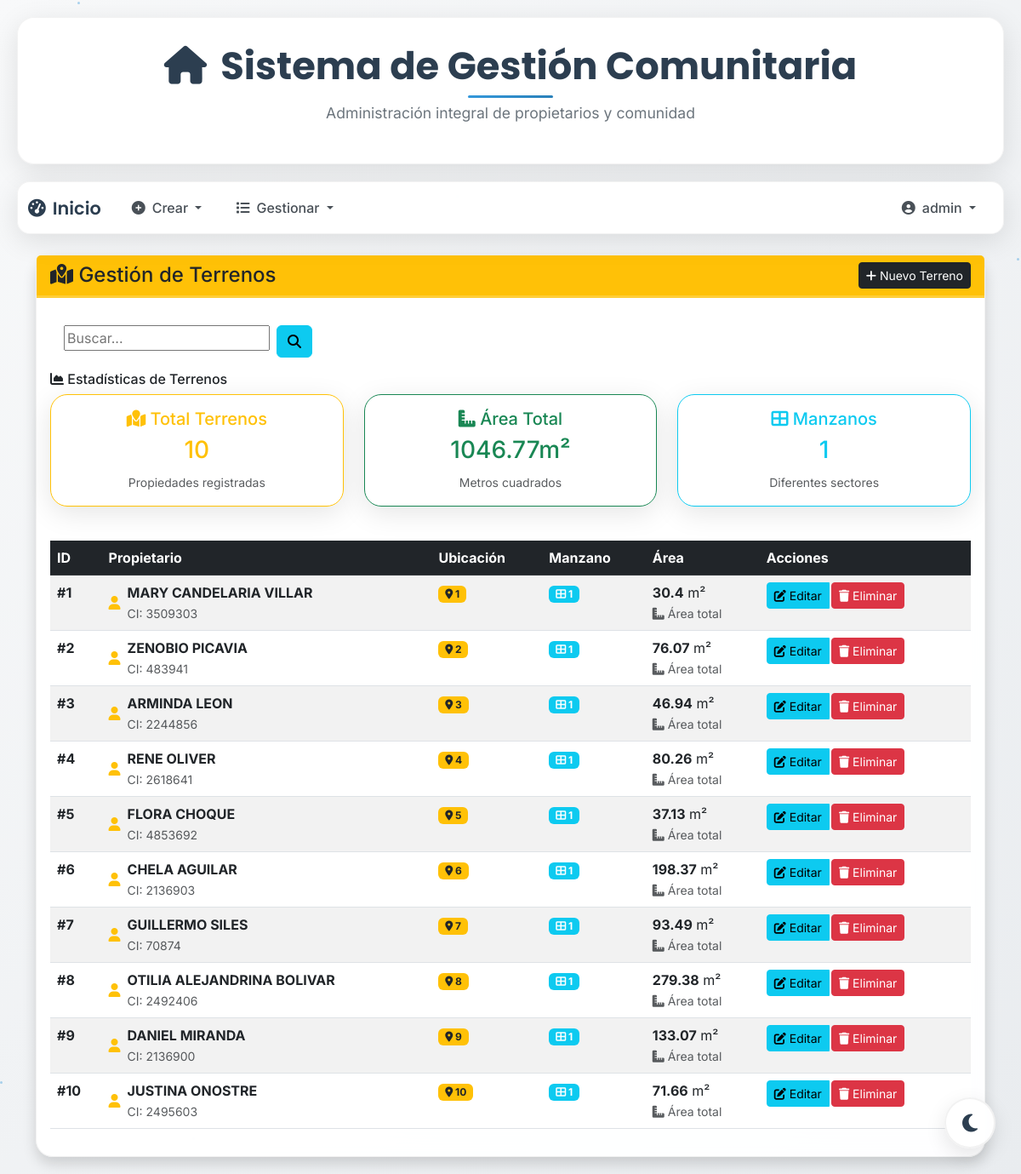
The page /terrenos (signed in) on the database its author committed.
### models/user_model.py (models this page shows, shortened)
class User(UserMixin, db.Model):
    __tablename__ = "Usuario"
    id = db.Column(db.Integer, primary_key=True)
    username = db.Column(db.String(100), unique=True, nullable=False)
    password_hash = db.Column(db.String(128), nullable=False)
    role = db.Column(db.String(50), nullable=False, default="doctor")
    def has_role(self, role):
        return self.role == role

### models/terreno_model.py (models this page shows, shortened)
class Terreno(db.Model):
    __tablename__ = "Terreno"
    id = db.Column(db.Integer, primary_key=True)
    duenio_id = db.Column(db.Integer, db.ForeignKey('Duenio.id', ondelete='CASCADE'), nullable=False)
    lugar = db.Column(db.String(100), nullable=False)
    manzano = db.Column(db.Integer, nullable=False)
    metros_cuadrados = db.Column(db.Integer, nullable=False)
    dueno = db.relationship('Duenio', backref='terrenos')

### models/duenio_model.py (models this page shows, shortened)
class Duenio(db.Model):
    __tablename__ = "Duenio"
    id = db.Column(db.Integer, primary_key=True)
    nombre = db.Column(db.String(50), nullable=False)
    paterno = db.Column(db.String(50), nullable=True)
    materno = db.Column(db.String(50), nullable=True)
    ci = db.Column(db.String(20), unique=True, nullable=False)
    multas = db.relationship('Multa', backref='duenio', lazy=True)  # Relación con la tabla Multa

### controllers/terreno_controller.py (the view, shortened to what this page needs)
@terreno_bp.route("/terrenos")
@login_required
def list_terrenos():
    page = request.args.get('page', 1, type=int)
    per_page = request.args.get('per_page', 10, type=int)  # 10 registros por página por defecto
    search = request.args.get('search', '', type=str)
    query = db.session.query(Terreno).join(Duenio)
    terrenos_paginated = query.paginate(
        page=page,
        per_page=per_page,
        error_out=False
    )
    if search:
        total_query = query
    else:
        total_query = db.session.query(Terreno).join(Duenio)
    total_terrenos = total_query.count()
    total_metros = total_query.with_entities(db.func.sum(Terreno.metros_cuadrados)).scalar() or 0
    manzanos_unicos = total_query.with_entities(Terreno.manzano).distinct().count()
    total_metros = round(float(total_metros), 2)
    return terreno_view.list_terrenos(terrenos_paginated, search, {
        'total_terrenos': total_terrenos,
        'total_metros': total_metros,
        'manzanos_unicos': manzanos_unicos
    })

### templates/terrenos.html (shortened to what this page needs)
{% extends 'base.html' %}
{% block content %}
<div class="container mt-4">
    <div class="row">
        <div class="col-12">
            <div class="card shadow">
                <div class="card-header bg-warning text-dark">
                    <div class="d-flex justify-content-between align-items-center">
                        <h4 class="mb-0">
                            <i class="fas fa-map-marked-alt"></i> Gestión de Terrenos
                        </h4>
                        {% if current_user.has_role('admin') %}
                        <a href="{{ url_for('terreno.create_terreno') }}" class="btn btn-dark btn-sm">
                            <i class="fas fa-plus"></i> Nuevo Terreno
                        </a>
                        {% endif %}
                    </div>
                </div>
                <div class="card-body">
                    {% include 'buscar.html' %}
                    {% if terrenos %}
                    <div class="row mb-4">
                        <div class="col-12">
                            <h6><i class="fas fa-chart-area"></i> Estadísticas de Terrenos</h6>
                            <div class="row">
                                {% set total_terrenos = terrenos|length %}
                                {% set total_metros = terrenos|sum(attribute='metros_cuadrados') %}
                                {% set manzanos = terrenos|map(attribute='manzano')|unique|list %}
                                <div class="col-md-4 mb-3">
                                    <div class="card border-warning">
                                        <div class="card-body text-center">
                                            <h5 class="text-warning">
                                                <i class="fas fa-map-marked"></i> Total Terrenos
                                            </h5>
                                            <h3 class="text-warning">{{ total_terrenos }}</h3>
                                            <small class="text-muted">Propiedades registradas</small>
                                        </div>
                                    </div>
                                </div>
                                <div class="col-md-4 mb-3">
                                    <div class="card border-success">
                                        <div class="card-body text-center">
                                            <h5 class="text-success">
                                                <i class="fas fa-ruler-combined"></i> Área Total
                                            </h5>
                                            <h3 class="text-success">{{ total_metros }}m²</h3>
                                            <small class="text-muted">Metros cuadrados</small>
                                        </div>
                                    </div>
                                </div>
                                <div class="col-md-4 mb-3">
                                    <div class="card border-info">
                                        <div class="card-body text-center">
                                            <h5 class="text-info">
                                                <i class="fas fa-th-large"></i> Manzanos
                                            </h5>
                                            <h3 class="text-info">{{ manzanos|length }}</h3>
                                            <small class="text-muted">Diferentes sectores</small>
                                        </div>
                                    </div>
                                </div>
                            </div>
                        </div>
                    </div>
                    {% endif %}
                    <div class="table-responsive">
                        <table class="table table-striped table-hover" id="terrenosTable">
                            <thead class="table-dark">
                                <tr>
                                    <th>ID</th>
                                    <th>Propietario</th>
                                    <th>Ubicación</th>
                                    <th>Manzano</th>
                                    <th>Área</th>
                                    {% if current_user.has_role('admin') %}
                                    <th>Acciones</th>
                                    {% endif %}
                                </tr>
                            </thead>
                            <tbody>
                                {% for terreno in terrenos %}
                                <tr>
                                    <td><strong>#{{ terreno.id }}</strong></td>
                                    <td>
                                        <div class="d-flex align-items-center">
                                            <div class="me-2">
                                                <i class="fas fa-user text-warning"></i>
                                            </div>
                                            <div>
                                                {% if terreno.dueno %}
                                                    <strong>{{ terreno.dueno.nombre }} {{ terreno.dueno.paterno }}</strong>
                                                    <br><small class="text-muted">CI: {{ terreno.dueno.ci }}</small>
                                                {% else %}
                                                    <span class="text-muted">ID: {{ terreno.duenio_id }}</span>
                                                {% endif %}
                                            </div>
                                        </div>
                                    </td>
                                    <td>
                                        <span class="badge bg-warning text-dark">
                                            <i class="fas fa-map-marker-alt"></i> {{ terreno.lugar }}
                                        </span>
                                    </td>
                                    <td>
                                        <span class="badge bg-info">
                                            <i class="fas fa-th-large"></i> {{ terreno.manzano }}
                                        </span>
                                    </td>
                                    <td>
                                        <strong>{{ terreno.metros_cuadrados }}</strong> m²
                                        <br><small class="text-muted">
                                            <i class="fas fa-ruler-combined"></i> Área total
                                        </small>
                                    </td>
                                    {% if current_user.has_role('admin') %}
                                    <td>
                                        <div class="btn-group" role="group">
                                            <a href="{{ url_for('terreno.update_terreno', id=terreno.id) }}"
                                               class="btn btn-info btn-sm">
                                                <i class="fas fa-edit"></i> Editar
                                            </a>
                                            <form method="post" action="{{ url_for('terreno.delete_terreno', id=terreno.id) }}" style="display: inline;">
                                                <button type="submit" class="btn btn-danger btn-sm"
                                                        onclick="return confirm('¿Está seguro de eliminar el terreno en {{ terreno.lugar }}?')">
                                                    <i class="fas fa-trash"></i> Eliminar
                                                </button>
                                            </form>
                                        </div>
                                    </td>
                                    {% endif %}
                                </tr>
                                {% else %}
                                <tr>
                                    <td colspan="6" class="text-center text-muted">
                                        <i class="fas fa-inbox"></i> No hay terrenos registrados
                                    </td>
                                </tr>
                                {% endfor %}
                            </tbody>
                        </table>
                    </div>
                </div>
            </div>
        </div>
    </div>
</div>
{% endblock %}

### templates/base.html (shortened to what this page needs)
<!DOCTYPE html>
<html lang="es">
<head>
    <link rel="stylesheet" href="https://cdn.jsdelivr.net/npm/bootstrap@5.3.0/dist/css/bootstrap.min.css">
    <link rel="stylesheet" href="https://cdnjs.cloudflare.com/ajax/libs/animate.css/4.1.1/animate.min.css"/>
</head>
<body>
    <div class="floating-particles" id="particles"></div>
    <div class="header-container">
        <h1 class="main-title">
            <i class="fas fa-home me-3"></i>Sistema de Gestión Comunitaria
        </h1>
        <p class="subtitle">Administración integral de propietarios y comunidad</p>
    </div>
    {% if current_user.is_authenticated %}
    <nav class="navbar navbar-expand-lg navbar-custom">
        <div class="container-fluid">
            <a class="navbar-brand" href="{{ url_for('user.index') }}">
                <i class="fas fa-tachometer-alt me-2"></i>Inicio
            </a>
            <div class="collapse navbar-collapse" id="navbarNav">
                <ul class="navbar-nav me-auto">
                    {% if current_user.has_role("admin") %}
                    <li class="nav-item dropdown">
                        <a class="nav-link dropdown-toggle" href="#" id="navbarDropdownCrear"
                           data-bs-toggle="dropdown" aria-haspopup="true" aria-expanded="false">
                          <i class="fas fa-plus-circle me-2"></i>Crear
                        </a>
                    </li>
                    {% endif %}
                    <li class="nav-item dropdown">
                        <a class="nav-link dropdown-toggle" href="#" id="navbarDropdownListado"
                           data-bs-toggle="dropdown" aria-haspopup="true" aria-expanded="false">
                          <i class="fas fa-list me-2"></i>Gestionar
                        </a>
                    </li>
                </ul>
                <ul class="navbar-nav">
                    <li class="nav-item dropdown">
                        <a class="nav-link dropdown-toggle" href="#" id="navbarDropdownUser"
                           data-bs-toggle="dropdown" aria-haspopup="true" aria-expanded="false">
                          <i class="fas fa-user-circle me-2"></i>{{ current_user.username }}
                        </a>
                    </li>
                </ul>
            </div>
        </div>
    </nav>
    {% endif %}
    <div class="floating-theme-toggle">
        <button class="btn theme-toggle-float" id="themeToggle">
            <i class="fas fa-moon" id="themeIcon"></i>
        </button>
    </div>
    <div class="content-container page-transition">
        {% block content %}{% endblock %}
    </div>
</body>
</html>

### rows shown on the page
User: username "admin"
Terreno: id "1", dueno.nombre "MARY CANDELARIA", dueno.paterno "VILLAR", dueno.ci "3509303", lugar "1", manzano "1", metros_cuadrados "30.4"
Terreno: id "2", dueno.nombre "ZENOBIO", dueno.paterno "PICAVIA", dueno.ci "483941", lugar "2", manzano "1", metros_cuadrados "76.07"
Terreno: id "3", dueno.nombre "ARMINDA", dueno.paterno "LEON", dueno.ci "2244856", lugar "3", manzano "1", metros_cuadrados "46.94"
Terreno: id "4", dueno.nombre "RENE", dueno.paterno "OLIVER", dueno.ci "2618641", lugar "4", manzano "1", metros_cuadrados "80.26"
Terreno: id "5", dueno.nombre "FLORA", dueno.paterno "CHOQUE", dueno.ci "4853692", lugar "5", manzano "1", metros_cuadrados "37.13"
Terreno: id "6", dueno.nombre "CHELA", dueno.paterno "AGUILAR", dueno.ci "2136903", lugar "6", manzano "1", metros_cuadrados "198.37"
Terreno: id "7", dueno.nombre "GUILLERMO", dueno.paterno "SILES", dueno.ci "70874", lugar "7", manzano "1", metros_cuadrados "93.49"
Terreno: id "8", dueno.nombre "OTILIA ALEJANDRINA", dueno.paterno "BOLIVAR", dueno.ci "2492406", lugar "8", manzano "1", metros_cuadrados "279.38"
Terreno: id "9", dueno.nombre "DANIEL", dueno.paterno "MIRANDA", dueno.ci "2136900", lugar "9", manzano "1", metros_cuadrados "133.07"
Terreno: id "10", dueno.nombre "JUSTINA", dueno.paterno "ONOSTRE", dueno.ci "2495603", lugar "10", manzano "1", metros_cuadrados "71.66"

### other values the page prints
{{ total_terrenos }} "10"
{{ total_metros }} "1046.77"
{{ manzanos|length }} "1"
